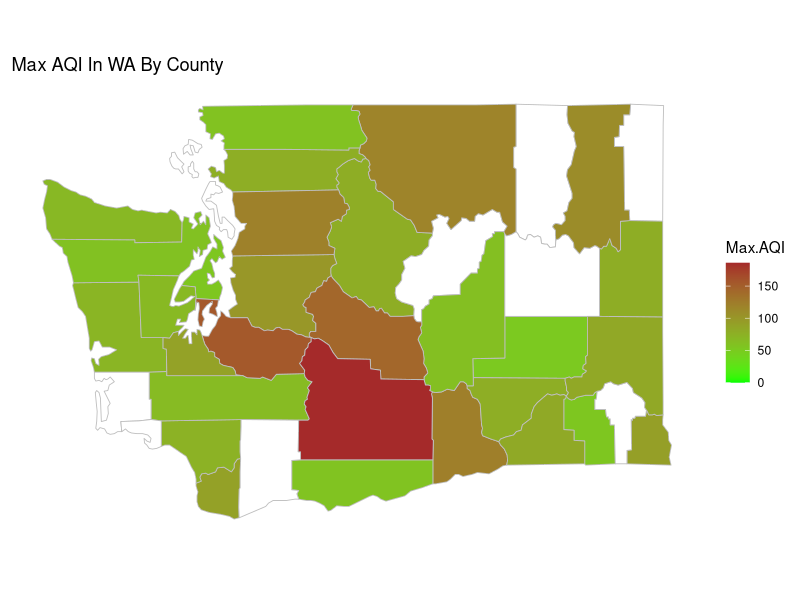

Generate this figure with R:
# Group 5: Vriana Gatdula, Rona Guo, Aubrey Jones, Max Wang
# INFO 201 A // AE
# Exploratory Analysis 

# Setup ------------------------------------------------------------------------

# Load the necessary packages. 
library(tidyverse)
library(maps)
library(mapproj)
library(patchwork)

# Loading relevant data set. Note to go to Session > Set Working Direction to
# change to this folder to have the file path run properly.
aqi_2016 <- read.csv("annual_aqi_by_county_2016.csv")

# Filtering AQI data to only show the state of Washington.
aqi_wa <- aqi_2016 %>%
  filter(State == "Washington")

# Changing county names to all lower case to make the format same as map_data.
aqi_wa$County = tolower(aqi_wa$County)

# Left joined the AQI data set with map_data to obtain coordinates.
aqi_counties <- map_data("county") %>%
  filter(region == "washington") %>%
  rename(County = subregion) %>%
  left_join(aqi_wa, by="County")

blank_theme <- theme_bw() +
  theme(
    axis.line = element_blank(),        # remove axis lines
    axis.text = element_blank(),        # remove axis labels
    axis.ticks = element_blank(),       # remove axis ticks
    axis.title = element_blank(),       # remove axis titles
    plot.background = element_blank(),  # remove gray background
    panel.grid.major = element_blank(), # remove major grid lines
    panel.grid.minor = element_blank(), # remove minor grid lines
    panel.border = element_blank()      # remove border around plot
  )

# Making the map for the max AQI in WA by county.
max_aqi_map <- ggplot(aqi_counties) +
  geom_polygon(
    mapping = aes(x = long, y = lat, group = group, fill = Max.AQI),
    color = "gray", size = 0.3
  ) +
  coord_map() +
  scale_fill_continuous(limits = c(0, max(aqi_counties$Max.AQI)), na.value = "white", low="green", high="brown") +
  blank_theme +
  ggtitle("Max AQI In WA By County")
